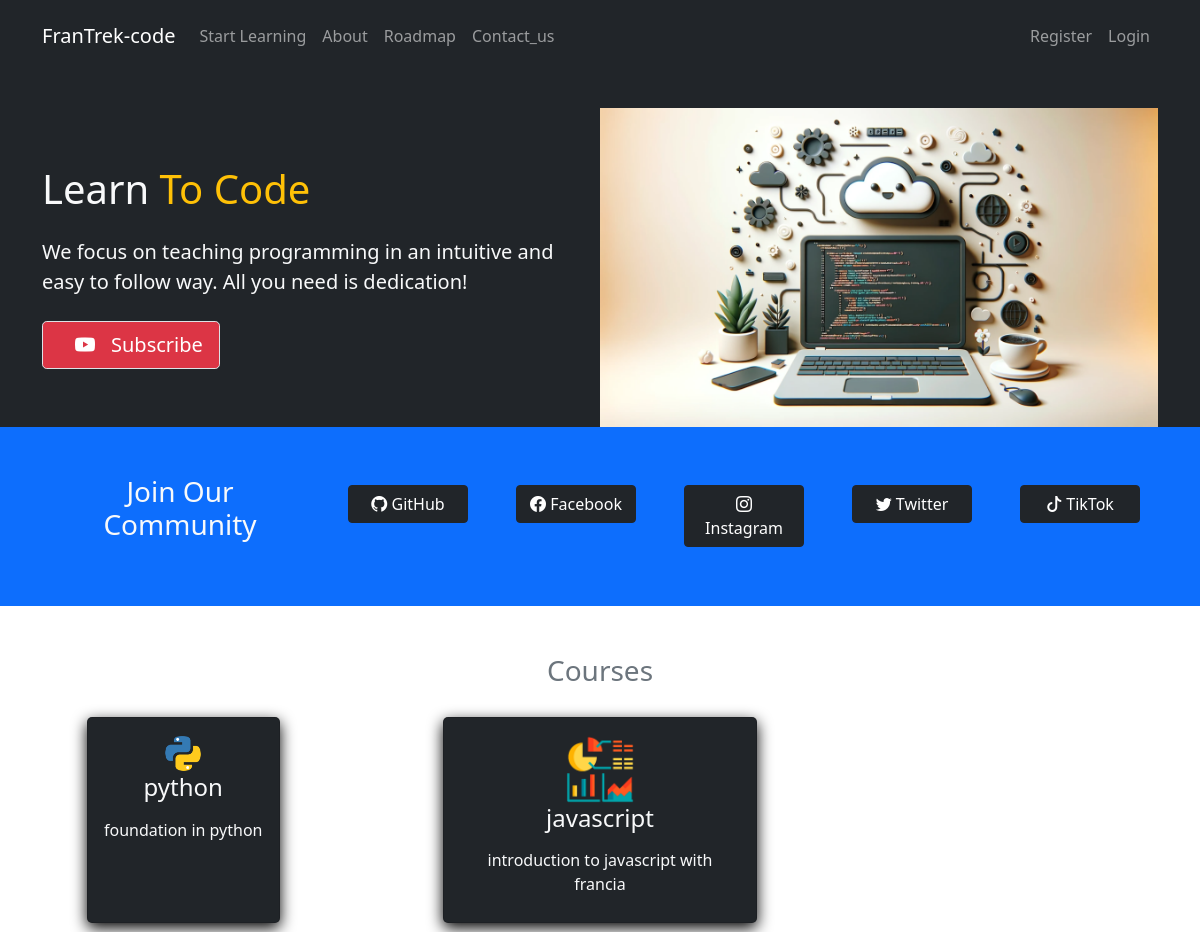
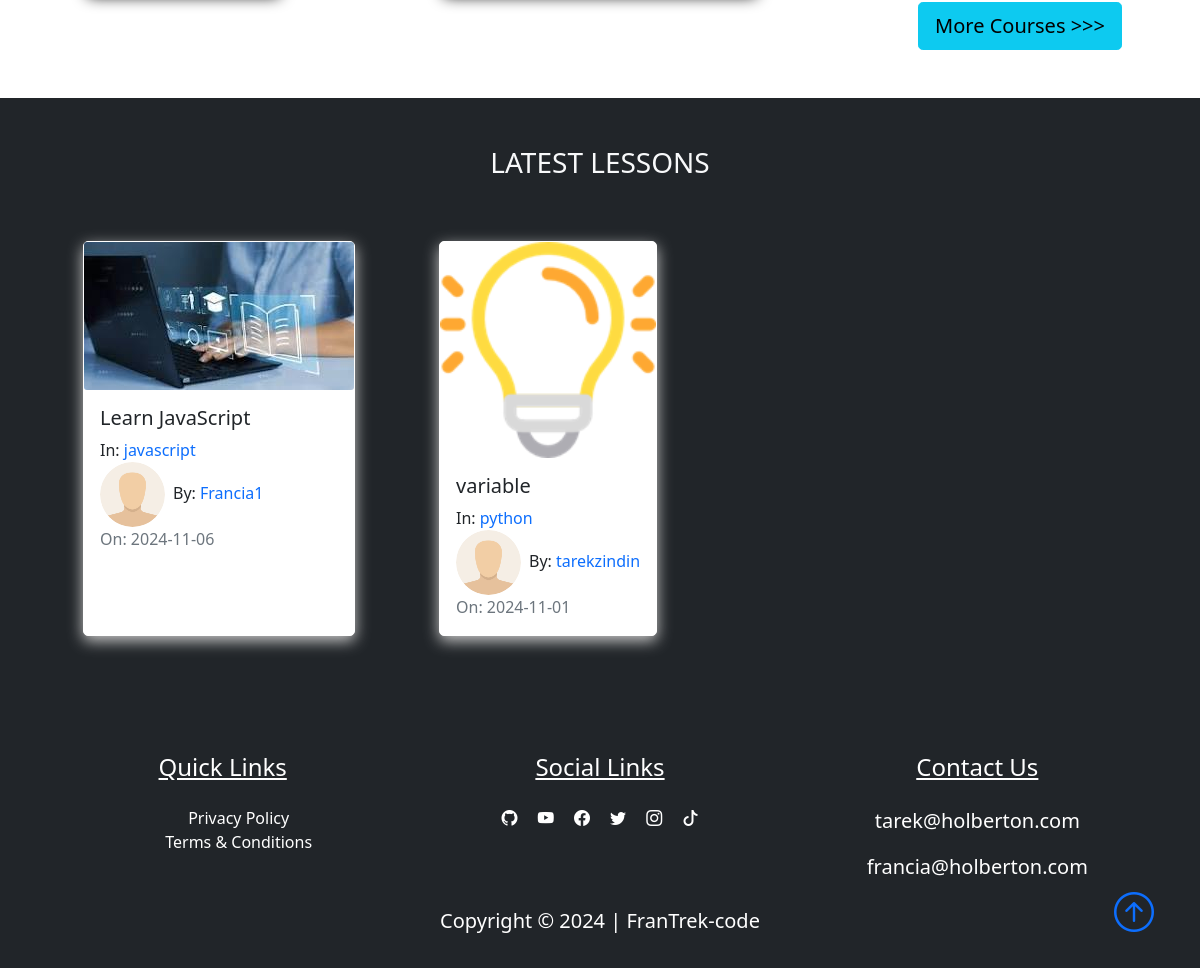
The page / on the database its author committed (2 pictures, top to bottom).
### FranTrek/models.py (models this page shows, shortened)
class Course(db.Model):
    id = db.Column(db.Integer, primary_key=True)
    title = db.Column(db.String(50), unique=True, nullable=False)
    description = db.Column(db.String(150), nullable=False)
    icon = db.Column(db.String(20), nullable=False, default="default_icon.jpg")
    lessons = db.relationship("Lesson", backref="course_name", lazy=True)

class Lesson(db.Model):
    id = db.Column(db.Integer, primary_key=True)
    title = db.Column(db.String(100), nullable=False)
    date_posted = db.Column(db.DateTime, nullable=False, default=datetime.utcnow)
    content = db.Column(db.Text, nullable=False)
    thumbnail = db.Column(
        db.String(20), nullable=False, default="default_thumbnail.jpg"
    )
    slug = db.Column(db.String(32), nullable=False)
    user_id = db.Column(db.Integer, db.ForeignKey("user.id"), nullable=False)
    course_id = db.Column(db.Integer, db.ForeignKey("course.id"), nullable=False)

class User(db.Model, UserMixin):
    id = db.Column(db.Integer, primary_key=True)
    fname = db.Column(db.String(25), nullable=False)
    lname = db.Column(db.String(25), nullable=False)
    username = db.Column(db.String(25), unique=True, nullable=False)
    email = db.Column(db.String(125), unique=True, nullable=False)
    image_file = db.Column(db.String(20), nullable=False, default="default.png")
    bio = db.Column(db.Text, nullable=True)
    password = db.Column(db.String(60), nullable=False)
    lessons = db.relationship("Lesson", backref="author", lazy=True)

### FranTrek/main/routes.py (the view)
@main.route("/")
@main.route("/home")
def home():
    lessons = Lesson.query.order_by(Lesson.date_posted.desc()).paginate(
        page=1, per_page=6
    )
    courses = Course.query.paginate(page=1, per_page=6)
    return render_template("home.html", lessons=lessons, courses=courses)

### FranTrek/templates/home.html (shortened to what this page needs)
{% extends "layout.html"%}
{% block content%}
<section class="bg-dark text-light p-5 p-lg-0 pt-lg-5 text-center text-sm-start">
    <div class="container">
        <div class="d-sm-flex align-items-center justify-content-between">
            <div>
                <h1 class="mb-10"> Learn <span class="text-warning"> To Code</span></h1>
                <p class="lead my-4">
                    We focus on teaching programming in an intuitive and easy to follow way. All you need is
                    dedication!
                </p>
                <a class="btn btn-danger btn-lg border"
                    href="https://www.youtube.com/@HolbertonFrance/featured" target="_blank">
                    <i class="bi bi-youtube m-3"></i>Subscribe
                </a>
            </div>
            <img class="img-fluid w-50 d-none d-sm-block" src="{{url_for('static', filename='showcase.png')}}" alt="">
        </div>
    </div>
</section>
<section class="bg-primary text-light p-5">
    <div class="container">
        <div class="d-md-flex justify-content-between align-items-center">
            <h3 class="mb-3 text-center">Join Our Community</h3>
            <nav class="navbar navbar-expand-lg navbar-dark">
                <div class="collapse navbar-collapse" id="socialbtn">
                    <ul class="navbar-nav">
                        <li class="nav-item">
                            <a class="btn btn-dark ms-5 button_width" href="#"
                                target="_blank">
                                <i class="bi-github" role="img"></i>
                                GitHub
                            </a>
                        </li>
                        <li>
                            <a class="btn btn-dark ms-5 button_width" href="#"
                                target="_blank">
                                <i class="bi bi-facebook "></i>
                                Facebook
                            </a>
                        </li>
                        <li class="nav-item">
                            <a type="button" class="btn btn-dark ms-5 button_width"
                                href="#" target="_blank">
                                <i class="bi bi-instagram"></i>
                                Instagram
                            </a>
                        </li>
                        <li class="nav-item">
                            <a class="btn btn-dark ms-5 button_width" href="#"
                                target="_blank">
                                <i class="bi bi-twitter"></i>
                                Twitter
                            </a>
                        </li>
                        <li class="nav-item">
                            <a class="btn btn-dark ms-5 button_width" href="#"
                                target="_blank">
                                <i class="bi bi-tiktok"></i>
                                TikTok
                            </a>
                        </li>
                    </ul>
                </div>
            </nav>
        </div>
    </div>
</section>
<section class="bg-ligh">
    <div class="container p-5">
        <h3 class="text-center text-secondary" id='learn'>Courses</h3>
        <div class="row">
            {% for course in courses.items %}
            <div class="col-sm-12 col-md-6 col-lg-4 p-3 d-flex align-items-stretch">
                <a href="{{url_for('courses.course', course_title=course.title)}}" class="text-decoration-none">
                    <div class="card bg-dark text-light h-100">
                        <div class="card-body text-center">
                            <img src="{{url_for('static', filename='course_icons/'+course.icon)}}" alt=""
                                class="card-img w-25">
                            <h4 class="card-title mb-3">
                                {{course.title}}
                            </h4>
                            <p class="card-text">{{course.description}}</p>
                        </div>
                    </div>
                </a>
            </div>
            {% endfor %}
        </div>
        <div class="" style="display: flex; justify-content: flex-end">
            <a href="{{ url_for('courses.courses')}}" class="btn btn-info btn-lg"> More Courses &gt&gt&gt</a>
        </div>
    </div>
</section>
<section class="bg-dark">
    <div class="container p-5">
        <div class="row mb-5 ">
            <div class="col">
                <h3 class="text-uppercase text-center text-light">latest lessons</h3>
            </div>
        </div>
        <div class="row">
            {% for lesson in lessons.items %}
            <div class="col-sm-12 col-md-6 col-lg-4 pb-5 d-flex align-items-stretch">
                <div class="card lesson">
                    <img src="{{url_for('static', filename='lesson_thumbnails/'+lesson.thumbnail)}}" class="card-img">
                    <div class="card-body d-flex flex-column">
                        <h5 class="card-title">
                            <a class="text-decoration-none text-dark"
                                href="{{url_for('lessons.lesson', lesson_slug=lesson.slug, course=lesson.course_name.title)}}">{{lesson.title}}</a>
                        </h5>
                        <p class="card-text mb-0">In:
                            <a class="text-decoration-none"
                                href="{{ url_for('courses.course', course_title=lesson.course_name.title)}}">{{lesson.course_name.title}}</a>
                        </p>
                        <span><img class="article-img rounded-circle"
                                src="{{url_for('static', filename='user_pics/'+lesson.author.image_file)}}" alt="">By:
                            <a href="{{ url_for('users.author', username=lesson.author.username)}}"
                                class="link">{{lesson.author.username}}</a></span>
                        <span class="text-muted">On: {{lesson.date_posted.strftime('%Y-%m-%d')}}</span>
                    </div>
                </div>
            </div>
            {% endfor %}
        </div>
    </div>
</section>
{% endblock content%}

### FranTrek/static/main.css (style rules this page uses)
body::before { display: block; content: ''; height: 60px; }
.card { transition: 0.7s ease; box-shadow: 0 5px 15px rgba(1 1 1/ 15); border-radius: 5px; margin: 5px; }
.lesson { box-shadow: 0 5px 15px rgba(200 200 200/ 15); border-radius: 5px; border: 1px solid #fff; }
.button_width { min-width: 120px; max-width: 120px; }
.article-img { height: 65px; width: 65px; margin-right: 8px; }
.link { text-decoration: none; }

### rows shown on the page
Course: icon (picture), title "python", description "foundation in python"
Course: icon (picture), title "javascript", description "introduction to javascript with francia"
Lesson: thumbnail (picture), title "Learn JavaScript", course_name "javascript", image_file (placeholder picture), author.username "Francia1", date_posted "2024-11-06"
Lesson: thumbnail (picture), title "variable", course_name "python", image_file (placeholder picture), author.username "tarekzindin", date_posted "2024-11-01"
